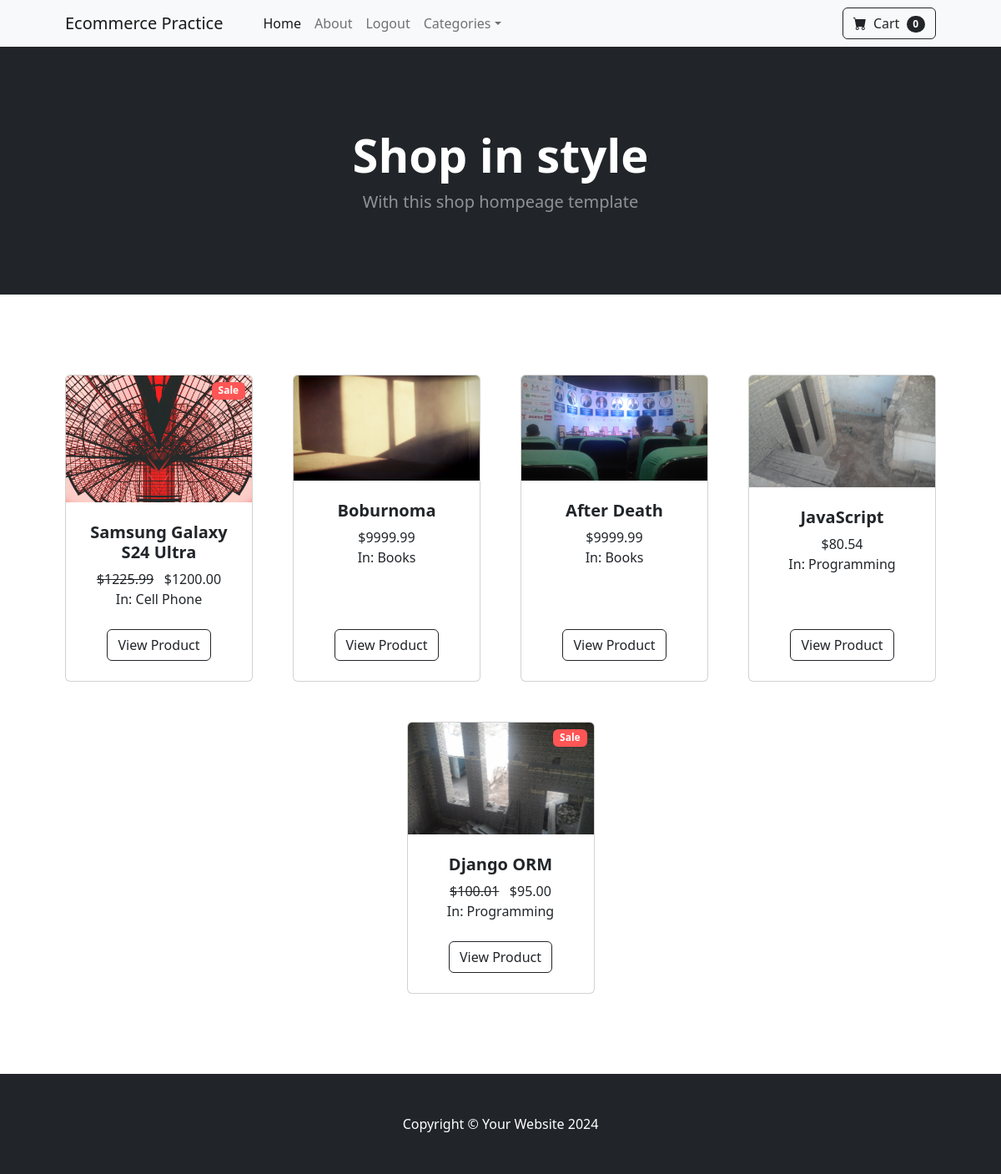
The app's page / (signed in) with its own data.
### store/models.py (models this page shows, shortened)
class Product(models.Model):
    name = models.CharField(max_length=100)
    price = models.DecimalField(max_digits=6, decimal_places=2, default=0)
    category = models.ForeignKey(Category, on_delete=models.CASCADE, default=1)
    description = models.TextField(default='', blank=True, null=True, max_length=250)
    image = models.ImageField(upload_to='uploads/products')
    is_sale = models.BooleanField(default=False)
    sale_price = models.DecimalField(max_digits=6, decimal_places=2, default=0)

class Category(models.Model):
    name = models.CharField(max_length=50)
    class Meta:
        verbose_name_plural = "Categories"
    def __str__(self):
        return self.name

### store/views.py (the view)
# urls.py: path('', views.home, name='home'),
@login_required(login_url='/login/')
def home(request):
    products = Product.objects.all()
    return render(request, 'home.html', {'products': products})

### cart/context_processors.py (called while the page is built)
def cart(request):
    return {'cart': Cart(request)}

### store/templates/home.html
{% extends 'base.html' %}
{% load static %}
{% block content %}
<header class="bg-dark py-5">
    <div class="container px-4 px-lg-5 my-5">
        <div class="text-center text-white">
            <h1 class="display-4 fw-bolder">Shop in style</h1>
            <p class="lead fw-normal text-white-50 mb-0">With this shop hompeage template</p>
        </div>
    </div>
</header>
<section class="py-5">
    <div class="container px-4 px-lg-5 mt-5">
        <div class="row gx-4 gx-lg-5 row-cols-2 row-cols-md-3 row-cols-xl-4 justify-content-center">
            {% for product in products %}
            {% if product.is_sale %}
            <div class="col mb-5">
                <div class="card h-100">
                    <div class="badge position-absolute"
                         style="top: 0.5rem; right: 0.5rem; background-color: #ff5555; color: white;">Sale
                    </div>
                    <img class="card-img-top" src="{{ product.image.url }}" alt="..."/>
                    <div class="card-body p-4">
                        <div class="text-center">
                            <h5 class="fw-bolder">{{product.name}}</h5>
                            <strike>${{product.price}}</strike> &nbsp;
                            ${{product.sale_price}}
                            <br>
                            In: {{product.category}}
                        </div>
                    </div>
                    <div class="card-footer p-4 pt-0 border-top-0 bg-transparent">
                        <div class="text-center"><a class="btn btn-outline-dark mt-auto"
                                                    href="{% url 'product' product.id %}">View Product</a></div>
                    </div>
                </div>
            </div>
            {% else %}
            <div class="col mb-5">
                <div class="card h-100">
                    <img class="card-img-top" src="{{ product.image.url }}" alt="..."/>
                    <div class="card-body p-4">
                        <div class="text-center">
                            <h5 class="fw-bolder">{{product.name}}</h5>
                            ${{product.price}}
                            <br>
                            In: {{product.category}}
                        </div>
                    </div>
                    <div class="card-footer p-4 pt-0 border-top-0 bg-transparent">
                        <div class="text-center"><a class="btn btn-outline-dark mt-auto" href="{% url 'product' product.id %}">View Product</a></div>
                    </div>
                </div>
            </div>
            {% endif %}
            {% endfor %}
        </div>
    </div>
</section>
{% endblock %}

### store/templates/base.html (shortened to what this page needs)
{% load static %}
<!DOCTYPE html>
<html lang="en">
<head>
    <link href="https://cdn.jsdelivr.net/npm/bootstrap-icons@1.5.0/font/bootstrap-icons.css" rel="stylesheet"/>
    <link href="{% static 'css/styles.css' %}" rel="stylesheet"/>
</head>
<body>
{% include 'navbar.html' %}
{% block content %}
{% endblock %}
<footer class="py-5 bg-dark">
    <div class="container"><p class="m-0 text-center text-white">Copyright &copy; Your Website 2024</p></div>
</footer>
</body>
</html>

### store/templates/navbar.html (shortened to what this page needs)
<nav class="navbar navbar-expand-lg navbar-light bg-light">
    <div class="container px-4 px-lg-5">
        <a class="navbar-brand" href="{% url 'home' %}">Ecommerce Practice</a>
        <div class="collapse navbar-collapse" id="navbarSupportedContent">
            <ul class="navbar-nav me-auto mb-2 mb-lg-0 ms-lg-4">
                <li class="nav-item"><a class="nav-link active" aria-current="page" href="{% url 'home' %}">Home</a>
                </li>
                <li class="nav-item"><a class="nav-link" href="{% url 'about' %}">About</a></li>
                {% if user.is_authenticated %}
                <li class="nav-item"><a class="nav-link" href="{% url 'logout' %}">Logout</a></li>
                {% else %}
                <li class="nav-item"><a class="nav-link" href="{% url 'login' %}">Login</a></li>
                <li class="nav-item"><a class="nav-link" href="{% url 'register' %}">Register</a></li>
                {% endif %}
                <li class="nav-item dropdown">
                    <a class="nav-link dropdown-toggle" id="navbarDropdown" href="#" role="button"
                       data-bs-toggle="dropdown" aria-expanded="false">Categories</a>
                </li>
            </ul>
            <form class="d-flex">
                <a href="{% url 'cart_summary' %}" class="btn btn-outline-dark"><i class="bi-cart-fill me-1"></i>
                    Cart
                    <span class="badge bg-dark text-white ms-1 rounded-pill">0</span></a>
            </form>
        </div>
    </div>
</nav>

### records on screen
Product: image (picture), name "Samsung Galaxy S24 Ultra", price "1225.99", sale_price "1200.00", category "Cell Phone"
Product: image (picture), name "Boburnoma", price "9999.99", category "Books"
Product: image (picture), name "After Death", price "9999.99", category "Books"
Product: image (picture), name "JavaScript", price "80.54", category "Programming"
Product: image (picture), name "Django ORM", price "100.01", sale_price "95.00", category "Programming"
